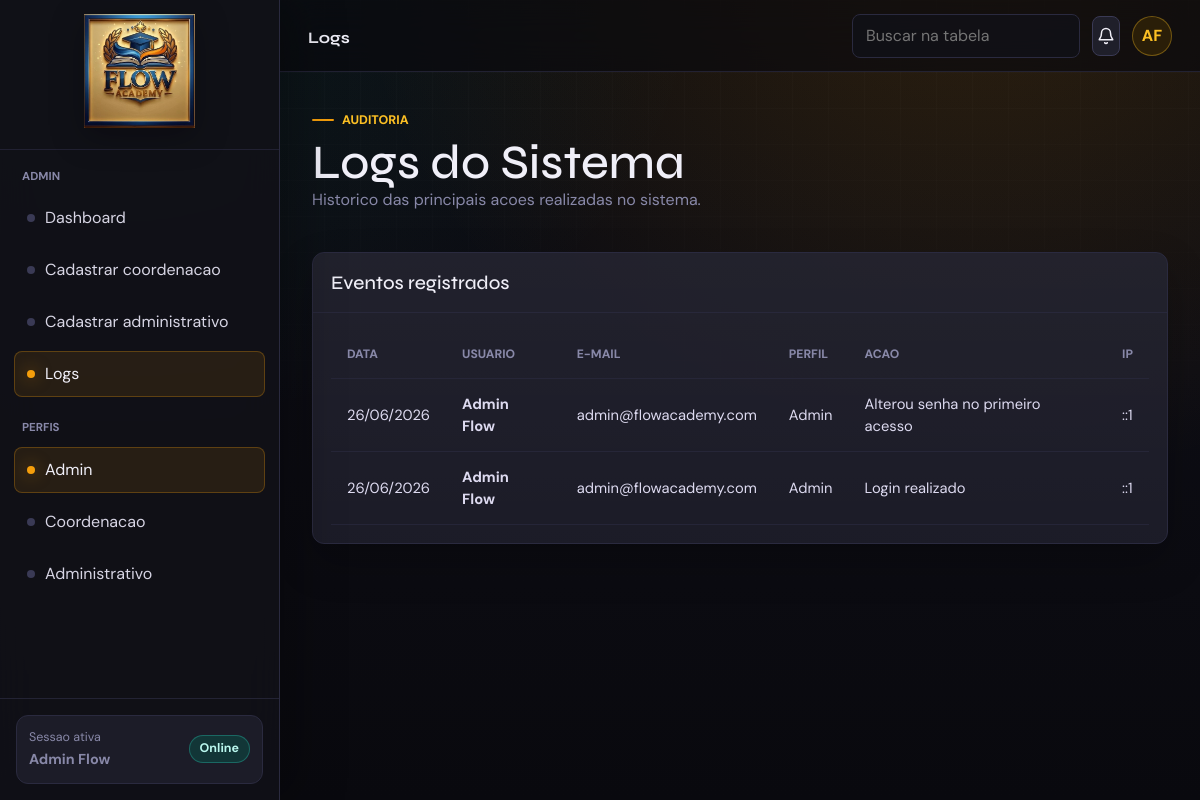
Page /Flow-academy_Php/Flow-academy/web-php/pages/admin/logs.php (signed in) on the committed database.
### tables this page shows
CREATE TABLE `logs` (
  `id_log` int(11) NOT NULL AUTO_INCREMENT,
  `id_usuario` int(11) NOT NULL,
  `acao` varchar(255) NOT NULL,
  `ip` varchar(45) DEFAULT NULL,
  `data_evento` datetime DEFAULT current_timestamp(),
  PRIMARY KEY (`id_log`),
  KEY `id_usuario` (`id_usuario`),
  CONSTRAINT `logs_ibfk_1` FOREIGN KEY (`id_usuario`) REFERENCES `usuarios` (`id_usuario`) ON DELETE CASCADE
);

CREATE TABLE `usuarios` (
  `id_usuario` int(11) NOT NULL AUTO_INCREMENT,
  `nome` varchar(150) NOT NULL,
  `email` varchar(150) NOT NULL,
  `senha_hash` varchar(255) NOT NULL,
  `perfil` enum('aluno','professor','coordenacao','administrativo','admin') NOT NULL,
  `status` enum('ativo','inativo') DEFAULT 'ativo',
  `ultimo_login` datetime DEFAULT NULL,
  `created_at` datetime DEFAULT current_timestamp(),
  PRIMARY KEY (`id_usuario`),
  UNIQUE KEY `email` (`email`)
);

### Flow-academy_Php/Flow-academy/web-php/includes/funcoes.php (called while the page is built, shortened)
<?php
require_once __DIR__ . '/../config/config.php';
function e($valor)
{
    return htmlspecialchars((string) ($valor ?? ''), ENT_QUOTES, 'UTF-8');
}
function buscarTodos($sql, array $parametros = [])
{
    global $pdo;
    $stmt = $pdo->prepare($sql);
    $stmt->execute($parametros);
    return $stmt->fetchAll();
}
function dataBr($data)
{
    return date('d/m/Y', strtotime($data));
}
function nomePerfil($perfil)
{
    $nomes = [
        'aluno' => 'Aluno',
        'professor' => 'Professor',
        'coordenacao' => 'Coordenacao',
        'administrativo' => 'Administrativo',
        'admin' => 'Admin',
    ];
    return $nomes[$perfil] ?? ucfirst((string) $perfil);
}

### Flow-academy_Php/Flow-academy/web-php/pages/admin/logs.php (the view, shortened to what this page needs)
<?php
require_once __DIR__ . '/../../includes/layout.php';
$logs = buscarTodos(
    'SELECT l.*, u.nome, u.email, u.perfil
     FROM logs l
     JOIN usuarios u ON u.id_usuario = l.id_usuario
     ORDER BY l.data_evento DESC
     LIMIT 100'
);
?>
    <section class="panel">
      <div class="panel-header"><h2>Eventos registrados</h2></div>
      <div class="panel-body">
        <div class="table-wrap">
          <table id="tabela-principal">
            <thead><tr><th>Data</th><th>Usuario</th><th>E-mail</th><th>Perfil</th><th>Acao</th><th>IP</th></tr></thead>
            <tbody>
              <?php foreach ($logs as $log): ?>
                <tr>
                  <td><?= e(dataBr($log['data_evento'])) ?></td>
                  <td><strong><?= e($log['nome']) ?></strong></td>
                  <td><?= e($log['email']) ?></td>
                  <td><?= e(nomePerfil($log['perfil'])) ?></td>
                  <td><?= e($log['acao']) ?></td>
                  <td><?= e($log['ip']) ?></td>
                </tr>
              <?php endforeach; ?>
            </tbody>
          </table>
        </div>
      </div>
    </section>

### Flow-academy_Php/Flow-academy/web-php/assets/css/main.css (style rules this page uses)
:root { --bg:#0a0a0f; --bg2:#111118; --surface:#1c1c28; --surface2:#242433; --border:#2a2a3f; --border2:#3a3a55; --text:#f0eff8; --muted:#8888a8; --accent:#f59e0b; --accent2:#fbbf24; --accent-pale:#2a1e08; --teal:#2dd4bf; --radius:12px; --sidebar:280px; --topbar:72px; --shadow:0 22px 55px rgba(0,0,0,.35); --bs-body-bg:var(--bg); --bs-body-color:var(--text); --bs-primary:var(--accent); --bs-border-color:var(--border); }
* { box-sizing:border-box; }
html { min-height:100%; scroll-behavior:smooth; }
body { min-height:100%; margin:0; color:var(--text); font-family:'DM Sans',system-ui,-apple-system,BlinkMacSystemFont,'Segoe UI',sans-serif; background: radial-gradient(ellipse at 82% -12%,rgba(245,158,11,.16),transparent 46%), radial-gradient(ellipse at 10% 0%,rgba(45,212,191,.08),transparent 38%), linear-gradient(180deg,#0a0a0f 0%,#0d0d14 46%,#09090e 100%); }
body::before { content:""; position:fixed; inset:0; pointer-events:none; background-image:linear-gradient(rgba(255,255,255,.025) 1px,transparent 1px),linear-gradient(90deg,rgba(255,255,255,.022) 1px,transparent 1px); background-size:36px 36px; mask-image:linear-gradient(to bottom,rgba(0,0,0,.72),transparent 74%); }
h1,h2,h3,.metric-value { font-family:'Syne',sans-serif; letter-spacing:0; }
h2 { margin:0; font-size:1.2rem; }
.main-content > .grid,.main-content > .panel,.main-content > .stack { margin-top:24px; }
.card,.panel,.empty-state { --bs-card-color:var(--text); --bs-card-bg:rgba(28,28,40,.88); color:var(--text)!important; border:1px solid var(--border); border-radius:var(--radius); background:linear-gradient(180deg,rgba(255,255,255,.035),rgba(255,255,255,.012)),rgba(28,28,40,.88); box-shadow:0 18px 42px rgba(0,0,0,.24); }
.panel { min-width:0; overflow:hidden; }
.panel-header { display:flex; align-items:center; justify-content:space-between; gap:14px; padding:18px; border-bottom:1px solid rgba(42,42,63,.82); }
.panel-body { padding:18px; }
.table-wrap { overflow-x:auto; }
table { width:100%; min-width:720px; border-collapse:collapse; }
th,td { padding:14px 16px; border-bottom:1px solid rgba(42,42,63,.72); text-align:left; vertical-align:middle; }
th { color:var(--muted); font-size:.76rem; font-weight:800; text-transform:uppercase; }
td { color:#dddaf0; font-size:.92rem; }

### rows in the picture
logs: data_evento "26/06/2026", id_usuario.nome "Admin Flow", id_usuario.email "admin@flowacademy.com", id_usuario.perfil "Admin", acao "Alterou senha no primeiro acesso", ip "::1"
logs: data_evento "26/06/2026", id_usuario.nome "Admin Flow", id_usuario.email "admin@flowacademy.com", id_usuario.perfil "Admin", acao "Login realizado", ip "::1"

### other values in the picture
$menuAtual['titulo'] "ADMIN"
$item['texto'] "Dashboard"
$item['texto'] "Cadastrar coordenacao"
$item['texto'] "Cadastrar administrativo"
$item['texto'] "Logs"
$menuPerfil['titulo'] "Admin"
$menuPerfil['titulo'] "Coordenacao"
$menuPerfil['titulo'] "Administrativo"
$nome "Admin Flow"
$titulo "Logs"
iniciais($nome) "AF"
$eyebrow "AUDITORIA"
$titulo "Logs do Sistema"
$texto "Historico das principais acoes realizadas no sistema."
